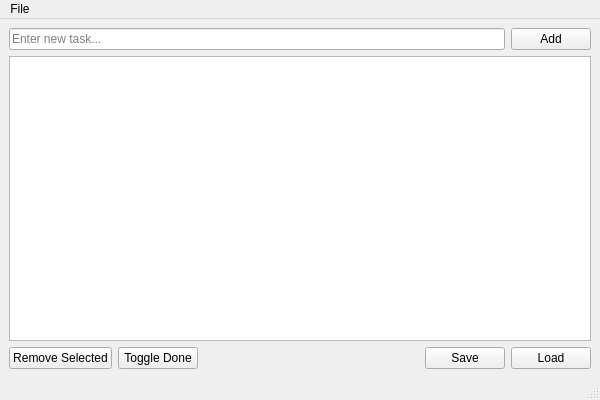
<?xml version="1.0" encoding="UTF-8"?>
<ui version="4.0">
 <class>MainWindow</class>
 <widget class="QMainWindow" name="MainWindow">
  <property name="geometry">
   <rect>
    <x>0</x>
    <y>0</y>
    <width>600</width>
    <height>400</height>
   </rect>
  </property>
  <property name="windowTitle">
   <string>Todo</string>
  </property>
  <widget class="QWidget" name="centralwidget">
   <layout class="QVBoxLayout" name="verticalLayout">
    <item>
     <layout class="QHBoxLayout" name="inputLayout">
      <item>
       <widget class="QLineEdit" name="lineEditTask">
        <property name="placeholderText">
         <string>Enter new task...</string>
        </property>
       </widget>
      </item>
      <item>
       <widget class="QPushButton" name="pushButtonAdd">
        <property name="text">
         <string>Add</string>
        </property>
       </widget>
      </item>
     </layout>
    </item>
    <item>
     <widget class="QListWidget" name="listWidgetTasks">
      <property name="selectionMode">
       <enum>QAbstractItemView::ExtendedSelection</enum>
      </property>
     </widget>
    </item>
    <item>
     <layout class="QHBoxLayout" name="controlsLayout">
      <item>
       <widget class="QPushButton" name="pushButtonRemove">
        <property name="text">
         <string>Remove Selected</string>
        </property>
       </widget>
      </item>
      <item>
       <widget class="QPushButton" name="pushButtonToggle">
        <property name="text">
         <string>Toggle Done</string>
        </property>
       </widget>
      </item>
      <item>
       <spacer name="horizontalSpacer">
        <property name="orientation">
         <enum>Qt::Horizontal</enum>
        </property>
        <property name="sizeHint" stdset="0">
         <size>
          <width>40</width>
          <height>20</height>
         </size>
        </property>
       </spacer>
      </item>
      <item>
       <widget class="QPushButton" name="pushButtonSave">
        <property name="text">
         <string>Save</string>
        </property>
       </widget>
      </item>
      <item>
       <widget class="QPushButton" name="pushButtonLoad">
        <property name="text">
         <string>Load</string>
        </property>
       </widget>
      </item>
     </layout>
    </item>
   </layout>
  </widget>
  <widget class="QMenuBar" name="menubar">
   <property name="geometry">
    <rect>
     <x>0</x>
     <y>0</y>
     <width>600</width>
     <height>21</height>
    </rect>
   </property>
   <addaction name="menuFile"/>
  </widget>
  <widget class="QStatusBar" name="statusbar"/>
  <widget class="QMenu" name="menuFile">
   <property name="title">
    <string>File</string>
   </property>
   <addaction name="actionSave"/>
   <addaction name="actionLoad"/>
   <addaction name="actionExit"/>
  </widget>
  <action name="actionSave">
   <property name="text">
    <string>Save</string>
   </property>
  </action>
  <action name="actionLoad">
   <property name="text">
    <string>Load</string>
   </property>
  </action>
  <action name="actionExit">
   <property name="text">
    <string>Exit</string>
   </property>
  </action>
 </widget>
 <resources/>
 <connections/>
</ui>
